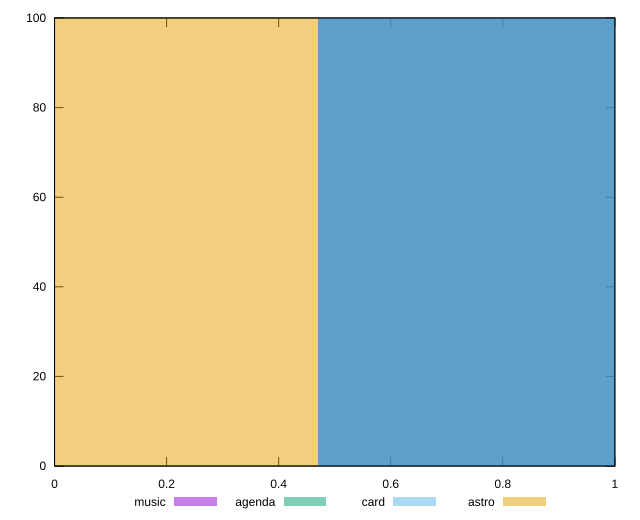

Recreate this plot in gnuplot.
reset

$music <<EOF
0.9395441482067514 100
EOF

$agenda <<EOF
0.9395441482067514 100
EOF

$card <<EOF
0.9395441482067514 100
EOF

$astro <<EOF
0 100
EOF

set key outside below
set boxwidth 0.9395441482067514
set xrange [0:1]
set yrange [0:100]
set trange [0:100]
set style fill transparent solid 0.5 noborder
set terminal svg size 640, 520 enhanced background rgb 'white'
set output "reports/report_00031_2021-02-24T23-18-18.084Z/font-display/comparison/histogram/all_score.svg"

plot $music title "music" with boxes, \
     $agenda title "agenda" with boxes, \
     $card title "card" with boxes, \
     $astro title "astro" with boxes

reset
